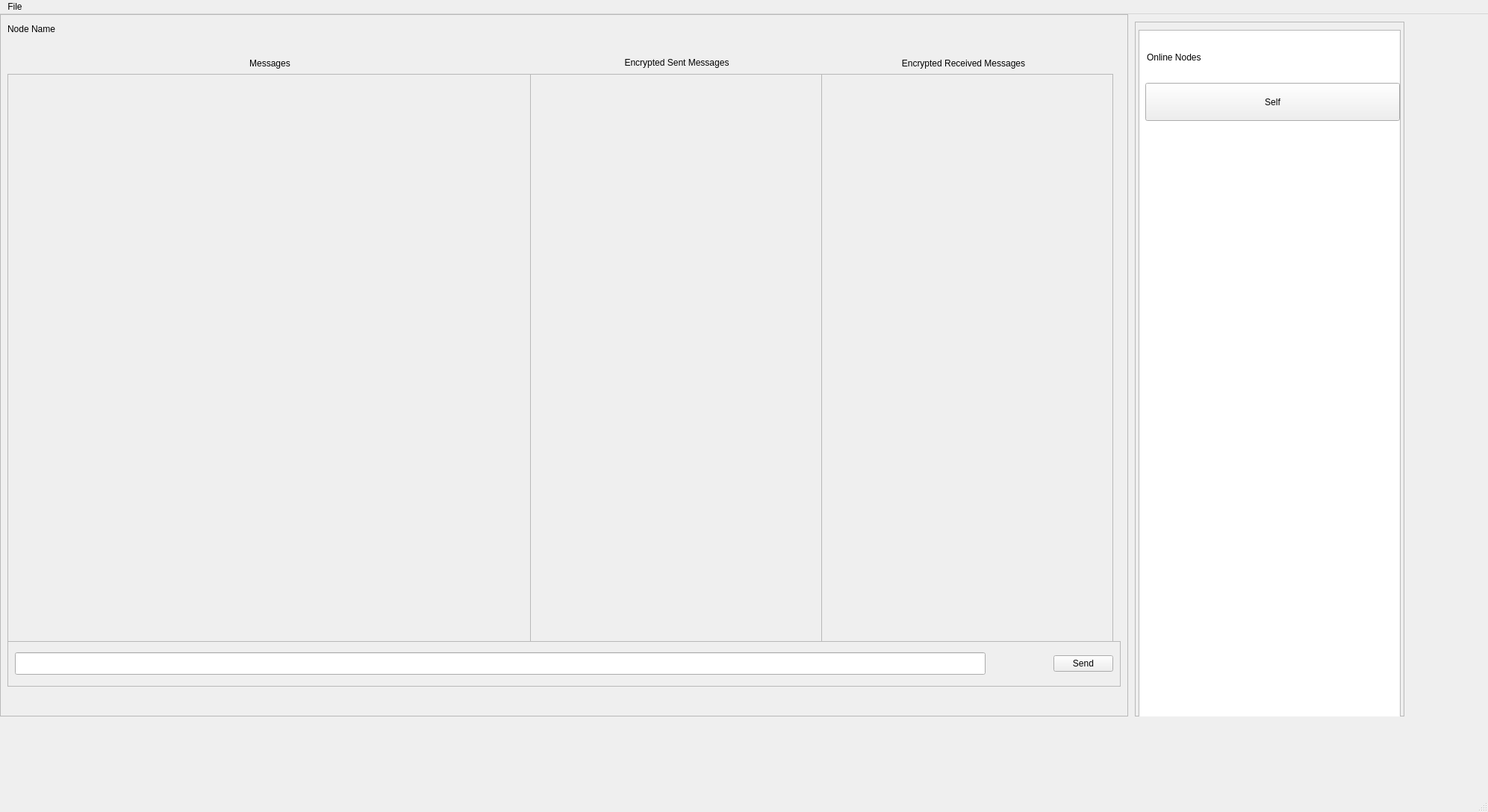
<?xml version="1.0" encoding="UTF-8"?>
<ui version="4.0">
 <class>QuestMessenger</class>
 <widget class="QMainWindow" name="QuestMessenger">
  <property name="geometry">
   <rect>
    <x>0</x>
    <y>0</y>
    <width>1993</width>
    <height>1088</height>
   </rect>
  </property>
  <property name="windowTitle">
   <string>MainWindow</string>
  </property>
  <widget class="QWidget" name="centralwidget">
   <widget class="NodeFrameClass" name="NodeFrame">
    <property name="geometry">
     <rect>
      <x>0</x>
      <y>0</y>
      <width>1511</width>
      <height>941</height>
     </rect>
    </property>
    <property name="styleSheet">
     <string notr="true">font: 12pt &quot;MS Shell Dlg 2&quot;;</string>
    </property>
    <property name="frameShape">
     <enum>QFrame::StyledPanel</enum>
    </property>
    <property name="frameShadow">
     <enum>QFrame::Raised</enum>
    </property>
    <widget class="QLabel" name="label">
     <property name="geometry">
      <rect>
       <x>10</x>
       <y>10</y>
       <width>83</width>
       <height>19</height>
      </rect>
     </property>
     <property name="text">
      <string>Node Name</string>
     </property>
    </widget>
    <widget class="QScrollArea" name="MessagesArea">
     <property name="geometry">
      <rect>
       <x>10</x>
       <y>80</y>
       <width>701</width>
       <height>761</height>
      </rect>
     </property>
     <property name="widgetResizable">
      <bool>true</bool>
     </property>
     <widget class="QWidget" name="scrollAreaWidgetContents">
      <property name="geometry">
       <rect>
        <x>0</x>
        <y>0</y>
        <width>699</width>
        <height>759</height>
       </rect>
      </property>
     </widget>
    </widget>
    <widget class="QFrame" name="SendBar">
     <property name="geometry">
      <rect>
       <x>10</x>
       <y>840</y>
       <width>1491</width>
       <height>61</height>
      </rect>
     </property>
     <property name="frameShape">
      <enum>QFrame::StyledPanel</enum>
     </property>
     <property name="frameShadow">
      <enum>QFrame::Raised</enum>
     </property>
     <layout class="QHBoxLayout" name="horizontalLayout_2">
      <item>
       <widget class="QLineEdit" name="send_message">
        <property name="minimumSize">
         <size>
          <width>1300</width>
          <height>30</height>
         </size>
        </property>
        <property name="maximumSize">
         <size>
          <width>1300</width>
          <height>30</height>
         </size>
        </property>
       </widget>
      </item>
      <item>
       <spacer name="horizontalSpacer">
        <property name="orientation">
         <enum>Qt::Horizontal</enum>
        </property>
        <property name="sizeHint" stdset="0">
         <size>
          <width>40</width>
          <height>20</height>
         </size>
        </property>
       </spacer>
      </item>
      <item>
       <widget class="QPushButton" name="pushButton_2">
        <property name="text">
         <string>Send</string>
        </property>
       </widget>
      </item>
     </layout>
    </widget>
    <widget class="QScrollArea" name="EncryptedSentArea">
     <property name="geometry">
      <rect>
       <x>710</x>
       <y>80</y>
       <width>391</width>
       <height>761</height>
      </rect>
     </property>
     <property name="widgetResizable">
      <bool>true</bool>
     </property>
     <widget class="QWidget" name="scrollAreaWidgetContents_2">
      <property name="geometry">
       <rect>
        <x>0</x>
        <y>0</y>
        <width>389</width>
        <height>759</height>
       </rect>
      </property>
     </widget>
    </widget>
    <widget class="QScrollArea" name="EncryptedReceivedArea">
     <property name="geometry">
      <rect>
       <x>1100</x>
       <y>80</y>
       <width>391</width>
       <height>761</height>
      </rect>
     </property>
     <property name="widgetResizable">
      <bool>true</bool>
     </property>
     <widget class="QWidget" name="scrollAreaWidgetContents_3">
      <property name="geometry">
       <rect>
        <x>0</x>
        <y>0</y>
        <width>389</width>
        <height>759</height>
       </rect>
      </property>
     </widget>
    </widget>
    <widget class="QLabel" name="MessageLabel">
     <property name="geometry">
      <rect>
       <x>16</x>
       <y>50</y>
       <width>691</width>
       <height>31</height>
      </rect>
     </property>
     <property name="text">
      <string>Messages</string>
     </property>
     <property name="alignment">
      <set>Qt::AlignCenter</set>
     </property>
    </widget>
    <widget class="QLabel" name="EncrypSentLabel">
     <property name="geometry">
      <rect>
       <x>716</x>
       <y>49</y>
       <width>381</width>
       <height>31</height>
      </rect>
     </property>
     <property name="text">
      <string>Encrypted Sent Messages</string>
     </property>
     <property name="alignment">
      <set>Qt::AlignCenter</set>
     </property>
    </widget>
    <widget class="QLabel" name="EncryptReceivedLabel">
     <property name="geometry">
      <rect>
       <x>1100</x>
       <y>50</y>
       <width>381</width>
       <height>31</height>
      </rect>
     </property>
     <property name="text">
      <string>Encrypted Received Messages</string>
     </property>
     <property name="alignment">
      <set>Qt::AlignCenter</set>
     </property>
    </widget>
   </widget>
   <widget class="QFrame" name="NodeListFrame">
    <property name="geometry">
     <rect>
      <x>1520</x>
      <y>10</y>
      <width>361</width>
      <height>931</height>
     </rect>
    </property>
    <property name="frameShape">
     <enum>QFrame::StyledPanel</enum>
    </property>
    <property name="frameShadow">
     <enum>QFrame::Raised</enum>
    </property>
    <widget class="QListWidget" name="listWidget">
     <property name="geometry">
      <rect>
       <x>5</x>
       <y>11</y>
       <width>351</width>
       <height>921</height>
      </rect>
     </property>
    </widget>
    <widget class="QLabel" name="ListNodesLabel">
     <property name="geometry">
      <rect>
       <x>16</x>
       <y>22</y>
       <width>331</width>
       <height>51</height>
      </rect>
     </property>
     <property name="text">
      <string>Online Nodes</string>
     </property>
    </widget>
    <widget class="QPushButton" name="OpenNodeButton">
     <property name="geometry">
      <rect>
       <x>14</x>
       <y>82</y>
       <width>341</width>
       <height>51</height>
      </rect>
     </property>
     <property name="text">
      <string>Self</string>
     </property>
    </widget>
   </widget>
  </widget>
  <widget class="QMenuBar" name="menubar">
   <property name="geometry">
    <rect>
     <x>0</x>
     <y>0</y>
     <width>1993</width>
     <height>21</height>
    </rect>
   </property>
   <widget class="QMenu" name="menuFile">
    <property name="title">
     <string>File</string>
    </property>
    <addaction name="actionAbout"/>
    <addaction name="actionExit"/>
   </widget>
   <addaction name="menuFile"/>
  </widget>
  <widget class="QStatusBar" name="statusbar"/>
  <action name="actionExit">
   <property name="text">
    <string>Exit</string>
   </property>
  </action>
  <action name="actionAbout">
   <property name="text">
    <string>About</string>
   </property>
  </action>
  <action name="send_message()">
   <property name="text">
    <string>send_message to the node</string>
   </property>
  </action>
 </widget>
 <customwidgets>
  <customwidget>
   <class>NodeFrameClass</class>
   <extends>QFrame</extends>
   <header>nodeframeclass.h</header>
   <container>1</container>
  </customwidget>
 </customwidgets>
 <resources/>
 <connections/>
</ui>
